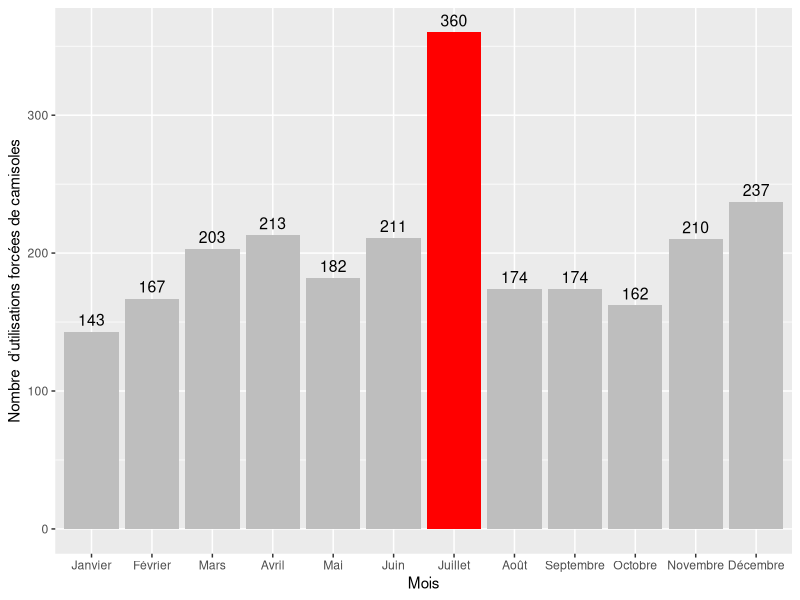
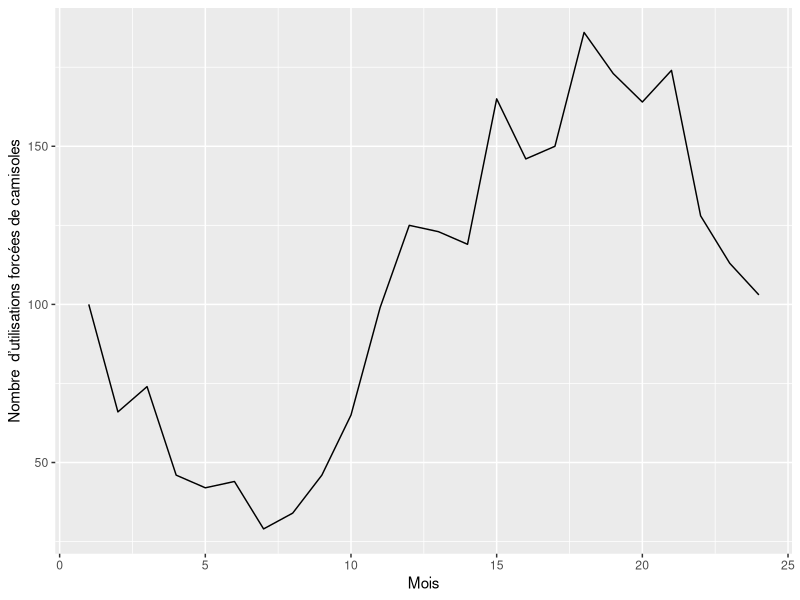
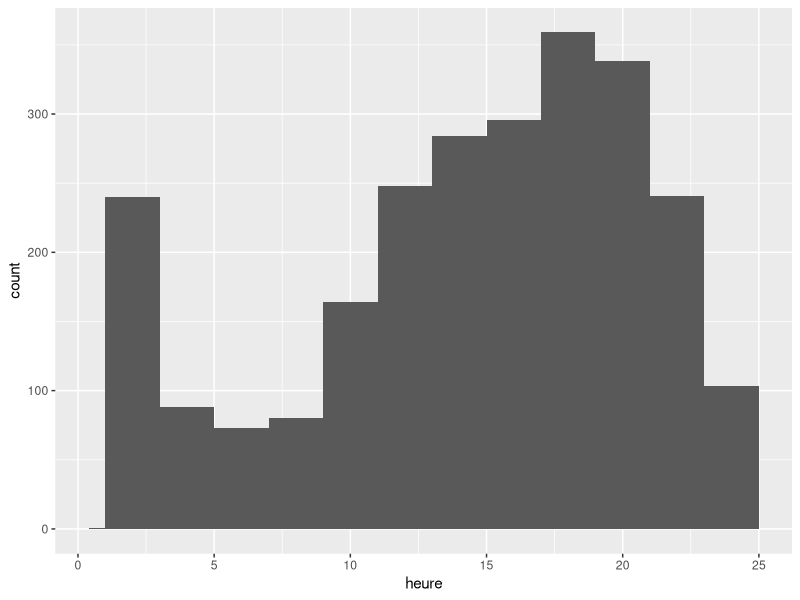

Here is the R script that generated these plots, in order:
## ---- chunk 1
library(readr)
library(dplyr)
library(tidyverse)
library(ggplot2)
## ---- chunk 2

df1 <- read_csv("camisole.csv")
df2 <- read_csv("nbre_camisoles_par_heure.csv")
## ---- chunk 3
view(df1)
view(df2)
## ---- chunk 4
str(df1)
## ---- chunk 5
df1$mois
## ---- chunk 6
df1$mois <- factor(df1$mois, levels = c("Janvier", "Février", "Mars", "Avril", "Mai", "Juin", 
                                         "Juillet", "Août", "Septembre", "Octobre", "Novembre", "Décembre"))
## ---- chunk 7
g <- df1 %>% 
  ggplot(aes(x = mois, y = camisole, fill = mois == "Juillet")) +
  geom_col() +
  geom_text(aes(label = camisole), 
            vjust = -0.5, 
            color = "black",
            size = 4) +     
  scale_fill_manual(values = c("TRUE" = "red", "FALSE" = "grey")) +
  theme(legend.position = "none") +
  labs(x = "Mois", y = "Nombre  d’utilisations forcées de camisoles")

## ---- chunk 8
g
## ---- chunk 9
view(df2)
## ---- chunk 10
ggplot(df2, aes(x=heure, y=camisole)) +
  geom_line() +
  labs(x = "Mois", y = "Nombre  d’utilisations forcées de camisoles")

## ---- chunk 11
m <- ggplot(df2, aes(x=heure)) +
    geom_histogram() 
## ---- chunk 12
m + geom_histogram(aes(weight = camisole), binwidth = 2)
